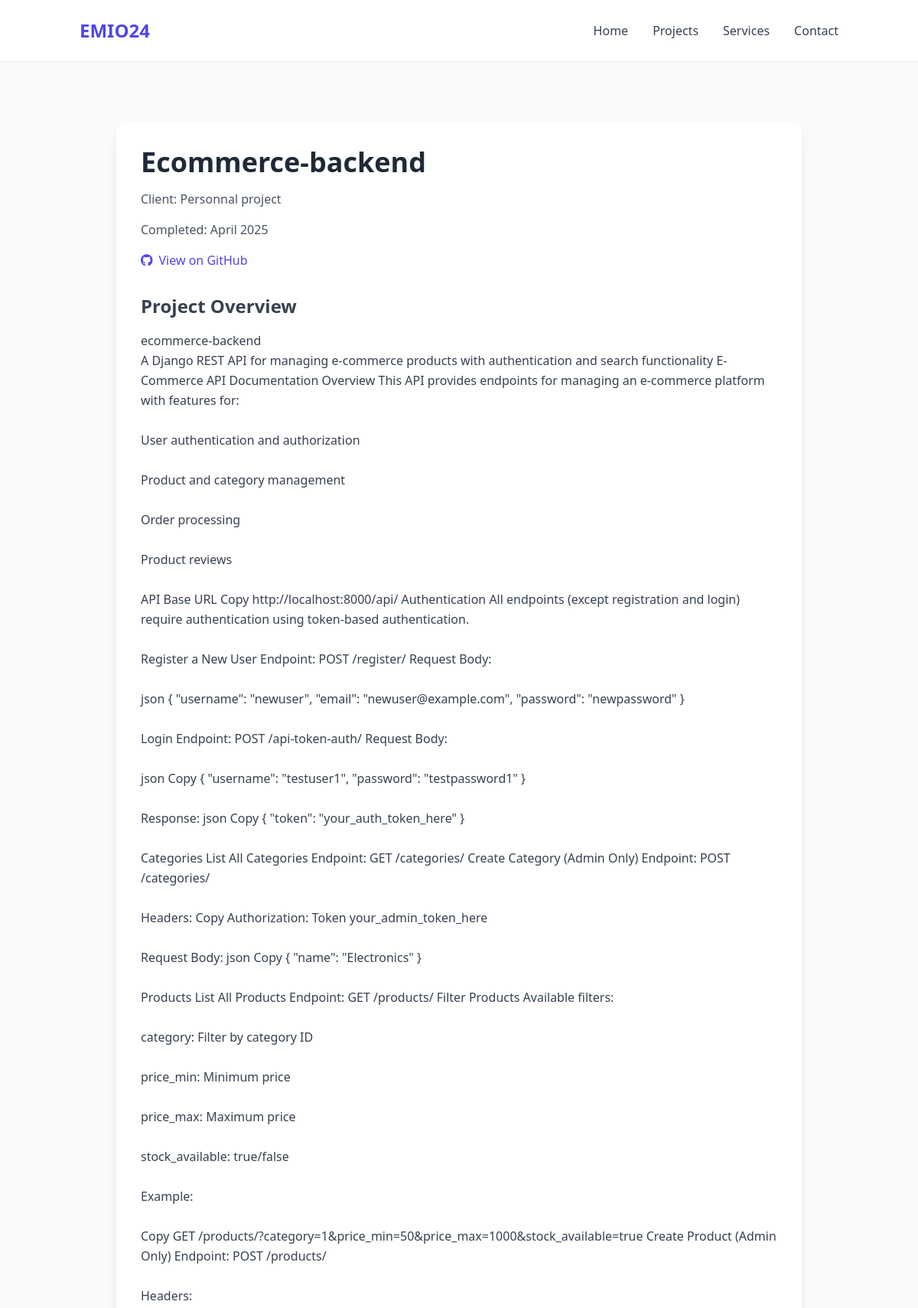
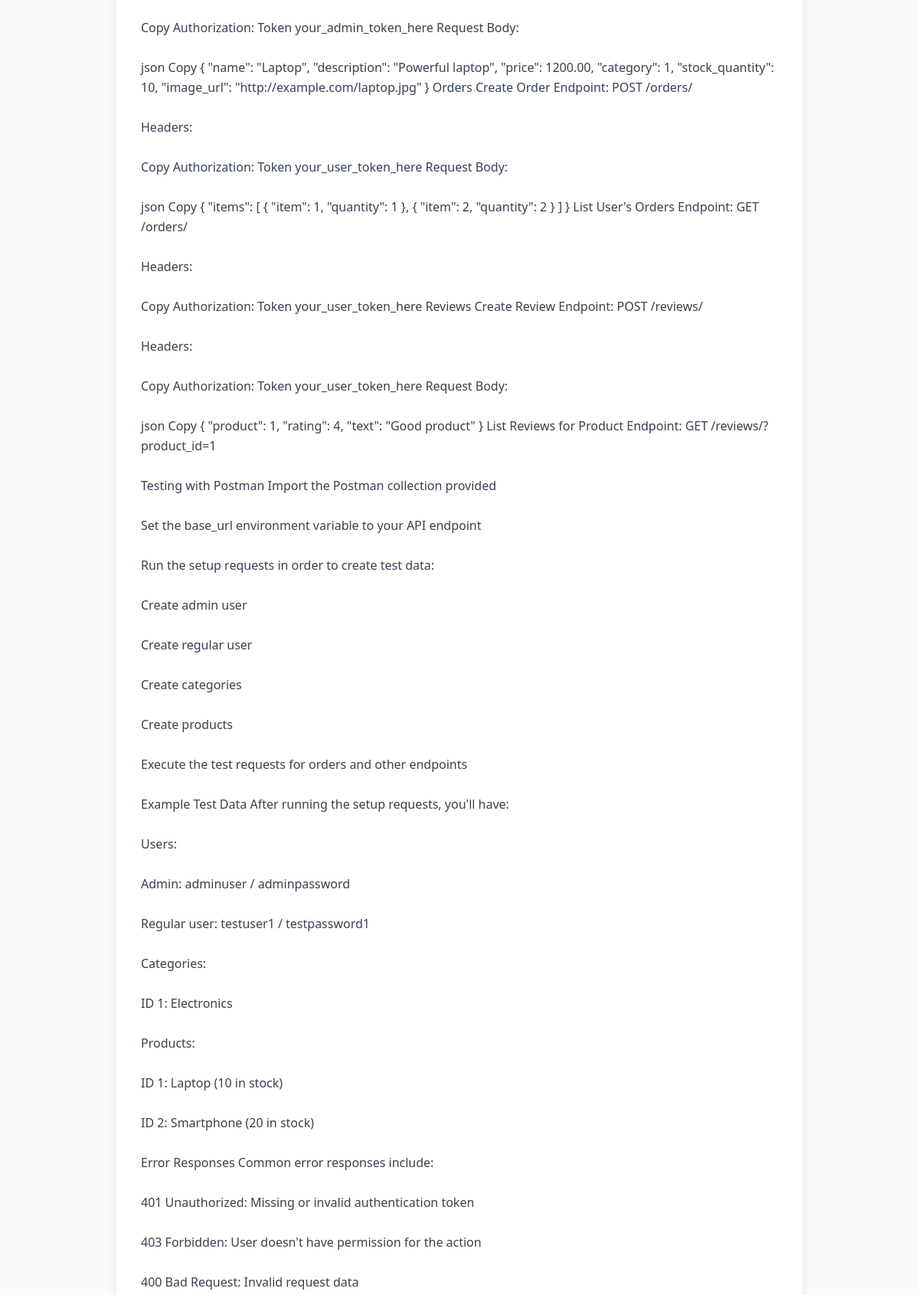
The app's page /projects/ecommerce-backend/ (upper part) with its own data (2 pictures, top to bottom).
### portfolio/models.py (models this page shows, shortened)
class Project(models.Model):
    name = models.CharField(max_length=200)
    slug = models.SlugField(unique=True, max_length=200, blank=True)
    short_description = models.CharField(max_length=255)
    full_description = models.TextField()
    client_name = models.CharField(max_length=100, blank=True, null=True)
    completion_date = models.DateField()
    repository_url = models.URLField(blank=True, null=True, verbose_name="GitHub/Repo URL")
    live_url = models.URLField(blank=True, null=True, verbose_name="Live Demo URL")
    is_featured = models.BooleanField(default=False, help_text="Check to display on the homepage.")
    class Meta:
        ordering = ['-completion_date'] # Order by most recent projects first

### portfolio/views.py (the view)
# urls.py: path('projects/<slug:slug>/', views.project_detail, name='project_detail'), # Individual project detail
def project_detail(request, slug):
    project = get_object_or_404(Project, slug=slug)
    context = {
        'project': project,
    }
    return render(request, 'portfolio/project_detail.html', context)

### portfolio/templates/portfolio/project_detail.html (shortened to what this page needs)
{% extends 'portfolio/base.html' %}
{% load static %}
{% block content %}
    <section class="py-12" id="project-detail">
        <div class="max-w-4xl mx-auto bg-white p-8 rounded-xl shadow-lg">
            <div class="mb-8">
                <h1 class="text-3xl md:text-4xl font-bold mb-4">{{ project.name }}</h1>
                <p class="text-gray-600 mb-4">Client: {{ project.client_name|default:"N/A" }}</p>
                <p class="text-gray-600 mb-4">Completed: {{ project.completion_date|date:"F Y" }}</p>
                {% if project.repository_url %}
                    <a href="{{ project.repository_url }}" target="_blank" rel="noopener noreferrer" class="inline-flex items-center text-indigo-600 hover:text-indigo-800 font-medium mr-4">
                        <i class="fab fa-github mr-2"></i> View on GitHub
                    </a>
                {% endif %}
            </div>
            <div class="mb-12">
                <div class="prose max-w-none text-gray-700 leading-relaxed">
                    <h2 class="text-2xl font-bold mb-4">Project Overview</h2>
                    <p>{{ project.full_description|linebreaksbr }}</p>
                </div>
            </div>
        </div>
    </section>
{% endblock %}

### records on screen
Project: name "Ecommerce-backend", client_name "Personnal project", completion_date "April 2025", full_description "ecommerce-backend A Django REST API for managing e-commerce products with authentication and search functionality E-Commerce API Documentation Overview This API provides endpoints for managing an e-commerce platform with features for: User authentication and authorization Product and category management Order processing Product reviews API Base URL Copy http://localhost:8000/api/ Authentication All endpoints (except registration and login) require authentication using token-based authentication. Register a New User Endpoint: POST /register/ Request Body: json { \"username\": \"newuser\", \"email\": \"newuser@example.com\", \"password\": \"newpassword\" } Login Endpoint: POST /api-token-auth/ Request…"
